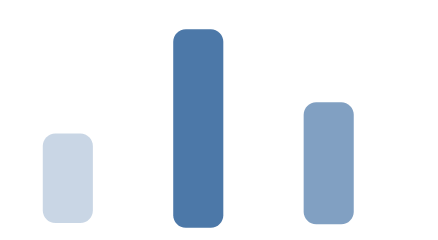

Source (Vega-Lite JSON):
### Vega specification from a JSON file in a GitHub repository (floating-point values rounded to 4 significant figures)
{"width": 200, "height": 100, "padding": 5, "signals": [{"name": "pad", "value": 3}], "data": [{"name": "t", "values": [{"k": "a", "v": 3.7}, {"k": "b", "v": 8.2}, {"k": "c", "v": 5}]}], "scales": [{"name": "x", "type": "band", "domain": {"data": "t", "field": "k"}, "range": "width", "padding": 0.2}, {"name": "y", "type": "linear", "domain": {"data": "t", "field": "v"}, "range": "height", "nice": true}], "marks": [{"type": "rect", "from": {"data": "t"}, "encode": {"enter": {"fill": {"value": "#4c78a8"}}, "update": {"x": {"scale": "x", "field": "k", "offset": {"signal": "pad"}}, "width": {"scale": "x", "band": 0.5, "offset": -1}, "y": {"scale": "y", "field": "v", "round": true}, "y2": {"scale": "y", "value": 0, "offset": {"field": "v", "mult": 0.5}}, "opacity": [{"test": "datum.v > 6", "value": 1}, {"test": "datum.v > 4", "value": 0.7}, {"value": 0.3}], "cornerRadius": {"signal": "pad * 2"}}}}]}
